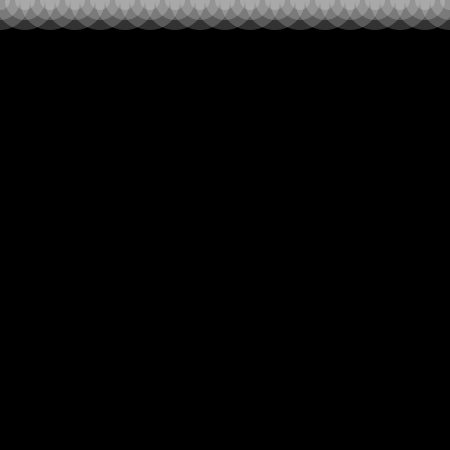
Frame 1 (no input)
Frame 60 (the mouse pressed at the canvas centre just before this capture): identical to frame 1, image omitted
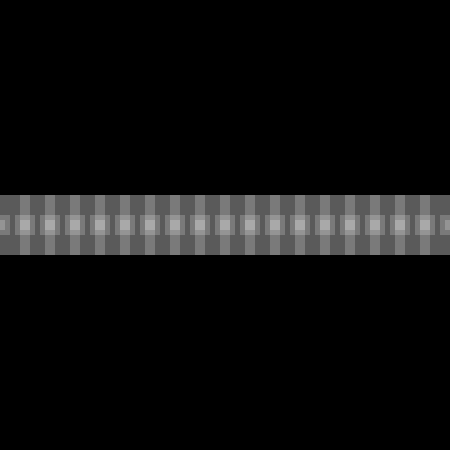
Frame 120 (the mouse held since frame 60 and released just before this capture)

The Processing sketch that drew these frames (run headless with seeded random() and noise(); from frame 60 on, the mouse is pressed at the canvas centre):

// Processing sketch: processing_29877
// ── processing_29877.pde

void setup(){
  size(450, 450);
  smooth();
  noStroke();
}
 
 void draw(){
  background(0);

   for(int y= 0; y <= width; y = y + 25){

     if (mouseY < height / 2) {
       fill(255,50);
       ellipse(y, mouseY, 20, 20);
       fill(255,50);
       ellipse(y, mouseY, 40, 40);
       fill(255,50);
       ellipse(y, mouseY, 60, 60);
     } else {
       rectMode(CENTER);
       fill(255,50);
       rect(y, mouseY, 10, 10);
       fill(255,50);
       rect(y, mouseY, 20, 20);
       fill(255,50);
       rect(y, mouseY, 60, 60);
     }
  }
}

         
                    
